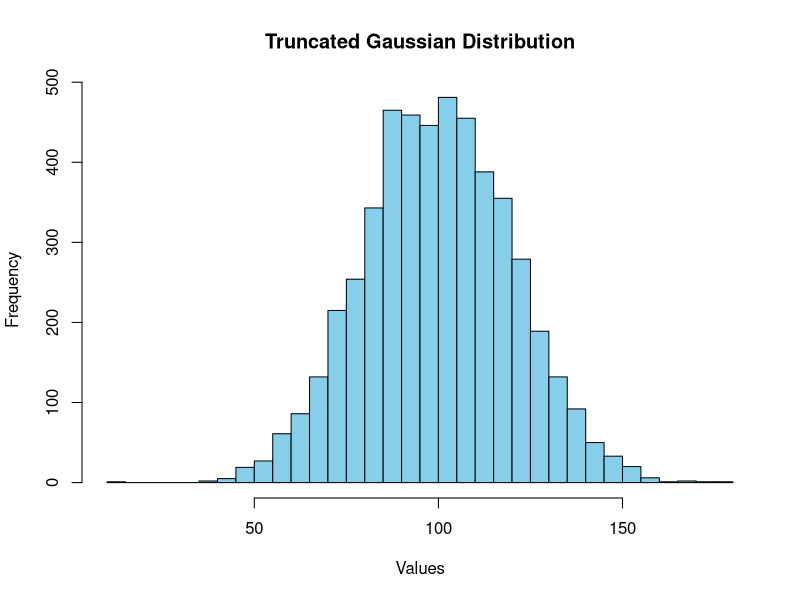
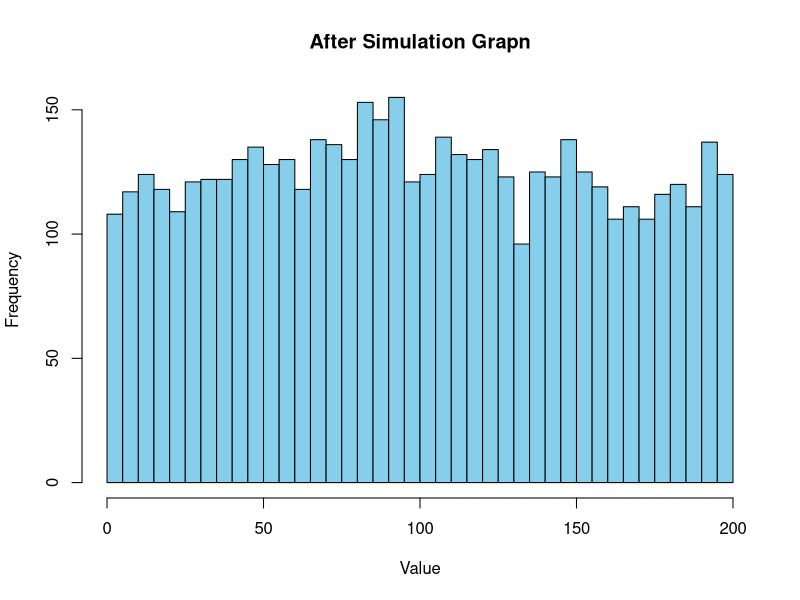
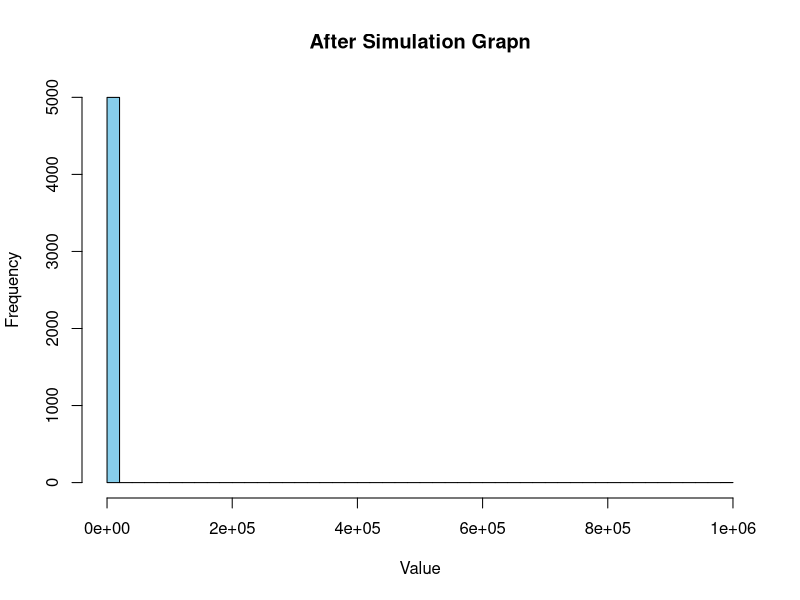
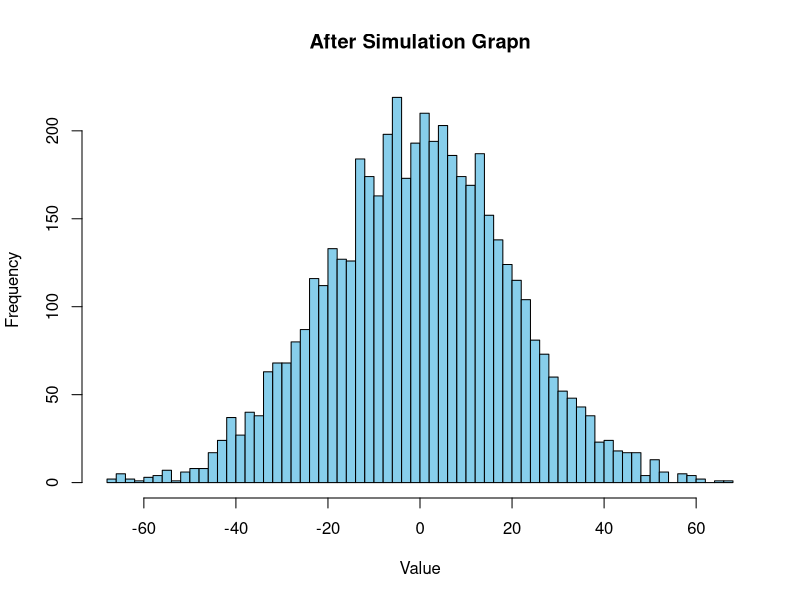

Recreate these plots in R, in order.
## ---- chunk 1
# Function to calculate the likelihood of a value being greater than a threshold
likelihood_above_threshold <- function(mean, sd, threshold) {
  # Use pnorm() to calculate the cumulative probability up to the threshold
  prob_below_threshold <- pnorm(threshold, mean = mean, sd = sd)
  
  # Probability above the threshold is 1 minus the cumulative probability
  prob_above_threshold <- 1 - prob_below_threshold
  
  return(prob_above_threshold)
}

# Example: Calculate the likelihood of wealth above 200 in a population with mean 100 and SD 20
mean_wealth <- 100
sd_wealth <- 20
threshold <- 200

likelihood <- likelihood_above_threshold(mean_wealth, sd_wealth, threshold)
print(likelihood)
## ---- chunk 2
N  <- 5000 # Population.
MU <- 100. # Mean of the Population
std_dev <- MU/5 # Standard deviation
min_limit <- 0  # Minimum value
max_limit <- 200  # Maximum value
library(truncnorm)
population <- rtruncnorm(N, a = min_limit, b = max_limit, mean = MU, sd = std_dev)
hist(population, breaks = 50, main = "Truncated Gaussian Distribution", 
     xlab = "Values", col = "skyblue")
## ---- chunk 3
round_population <- round(population)


anyone <- function(round_population){
  sample(1:length(round_population), 2)
}

random_split <- function(x,y) {
  # Sum them up
  pot <- x+y
  #how to share
  part1 <- sample(0:pot, 1)
  #calcutlating the  split 
  part2 <- pot - part1
  #adding the while loop after means that the parts have to be reshuffled at least once, else the while wouldnt get activated
 while (part1 > 200 || part2 > 200 || (part1 == 0 && part2 == 0)) {
    part1 <- sample(0:pot, 1)  # Randomly assign part1
    part2 <- pot - part1  # The remainder goes to part2
  }
  return(c(part1, part2))
}

simulation <- function(round_population,repetitions) {
  for (i in 1:repetitions) {
      selected_people <- anyone(round_population)
      #getting the people for trading
      person1 <- round_population[selected_people[1]]
      person2 <- round_population[selected_people[2]]
      #making the new wealth distribution between those two
      new_wealth <- random_split(person1, person2)
      #overwriting the old bank statement with the new one
      round_population[selected_people[1]] <- new_wealth[1]
      round_population[selected_people[2]] <- new_wealth[2]
      
  }
  return(round_population)
}

repetitions <- 10000

final_population <- simulation(round_population, repetitions)

hist(final_population, breaks = 50, main = "After Simulation Grapn", xlab = "Value", col = "skyblue")
## ---- chunk 4

N  <- 5000 # Population.
MU <- 100. # Mean of the Population
std_dev <- MU/5 # Standard deviation

population <- rnorm(N, mean = MU, sd = std_dev)
round_population <- round(population)


anyone <- function(round_population){
  population <- population + 1000
  sample(0:2000, 2) 
  population <- population - 1000
}

random_split <- function(x,y) {
  # Sum them up
  pot <- x+y+1000
  #how to share
  part1 <- sample(0:pot, 1)
  part1 <- part1-1000
  #calcutlating the  split 
  part2 <- pot - part1

  pcf <- -(part1+part2)/2

 while (part1 < -1000 || part2 < -1000 || (part1 == 0 && part2 == 0)) {
    part1 <- sample(0:pot, 1)# Randomly assign part1
    part1 <- part1-1000
    part2 <- pot - part1  # The remainder goes to part2
  }
  return(c(part1, part2))
  
  while (part1 < -1000 || part2 < -1000 || (part1 == 0 && part2 == 0)) {
    part1 <- sample(0:pot, 1)# Randomly assign part1
    part1 <- part1-1000
    part2 <- pot - part1  # The remainder goes to part2
  }
  return(c(part1, part2))
}

simulation <- function(round_population,repetitions) {
  for (i in 1:repetitions) {
      selected_people <- anyone(round_population)
      #getting the people for trading
      person1 <- round_population[selected_people[1]]
      person2 <- round_population[selected_people[2]]
      #making the new wealth distribution between those two
      new_wealth <- random_split(person1, person2)
      #overwriting the old bank statement with the new one
      round_population[selected_people[1]] <- new_wealth[1]
      round_population[selected_people[2]] <- new_wealth[2]
      
  }
  return(round_population)
}

repetitions <- 1000

final_population <- simulation(round_population, repetitions)

hist(final_population, breaks = 50, main = "After Simulation Grapn", xlab = "Value", col = "skyblue")
## ---- chunk 5
random_split <- function(x,y) {
  # Sum them up
  pot <- x+y
  #how to share
  part1 <- sample(-1000:pot, 1)
  #calcutlating the  split 
  part2 <- pot - part1

  pcf <- -(part1+part2)/2

 while (part1 < pcf || part2 < pcf || (part1 == 0 && part2 == 0)) {
    part1 <- sample(-1000:pot, 1)  # Randomly assign part1
    part2 <- pot - part1  # The remainder goes to part2
  }
  return(c(part1, part2))
}

random_split(100,100)
## ---- chunk 6
anyone <- function(round_population){
  sample(round_population,2)
  #runif(1, min = -1000, max = 1000) 
}

random_split <- function(x,y) {
  # Sum them up
  pot <- x+y
  #how to share
  part1 <- sample(-1000:pot, 1)
  #calcutlating the  split 
  part2 <- pot - part1

  pcf <- -(part1+part2)/2

 while (part1 < pcf || part2 < pcf || (part1 == 0 && part2 == 0)) {
    part1 <- sample(-1000:pot, 1)  # Randomly assign part1
    part2 <- pot - part1  # The remainder goes to part2
  }
  return(c(part1, part2))
}

random_split(100,100)

selected_people <- anyone(round_population)      
#getting the people for trading
person1 <- round_population[selected_people[1]]
person2 <- round_population[selected_people[2]]
#making the new wealth distribution between those two
new_wealth <- random_split(person1, person2)
#overwriting the old bank statement with the new one
round_population[selected_people[1]] <- new_wealth[1]
round_population[selected_people[2]] <- new_wealth[2]
## ---- chunk 7
random_split <- function(x,y) {
  # Sum them up
  pot <- x+y
  #how to share
  part1 <- sample(-pot:pot, 1)
  #calcutlating the  split 
  part2 <- pot - part1
  
  pcf <- -abs(part1+part2)/2

 while (part1 < pcf || part2 < pcf || (part1 == 0 && part2 == 0)) {
    part1 <- sample(-pot:pot, 1)  # Randomly assign part1
    part2 <- pot - part1  # The remainder goes to part2
  }
  return(c(part1, part2))
}
random_split(100,100)
## ---- chunk 8
random_split <- function(x,y) {
  # Sum them up
  pot <- x+y
  #how to share
  part1 <- sample(-pot:pot, 1)
  #calcutlating the  split 
  part2 <- pot - part1
  
  too_small <- -abs(part1+part2)/2
  too_big <- part1+part2+(part1+part2)/2
  too_big}
random_split(100,100)

## ---- chunk 9
N  <- 5000 # Population.
MU <- 0 # Mean of the Population
std_dev <- 20 # Standard deviation

population <- rnorm(N, mean = MU, sd = std_dev)
population[population == 0] <- sample(c(-1, 1), length(population[population == 0]), replace = TRUE)
round_population <- round(population)

anyone <- function(round_population){
  sample(seq_along(round_population), 2)
}
anyone(round_population)
random_split <- function(x,y){
  # Sum them up
  pot <- x+y
  if(pot == 0){
    pot <- x
  }
  #how to share
  part1 <- sample(-pot:pot, 1)
  #calcutlating the  split 
  part2 <- pot - part1
  
  too_small <- -abs(part1 + part2) / 2
  too_big <- part1 + part2 + (part1+part2) / 2
  too_big

 while (part1 < too_small || part2 < too_small || 
       (part1 == 0 && part2 == 0) || 
       (part1 > too_big) || (part2 > too_big)) {
  part1 <- sample(-pot:pot, 1)  # Randomly assign part1
  part2 <- pot - part1 
  }
  return(c(part1, part2))
}

random_split(50,-50)

simulation <- function(x,y) 
  {
  for (i in 1:y) {
      selected_people <- anyone(x)
      #getting the people for trading
      person1 <- round_population[selected_people[1]]
      person2 <- round_population[selected_people[2]]
      #making the new wealth distribution between those two
      new_wealth <- random_split(person1, person2)
      #overwriting the old bank statement with the new one
      round_population[selected_people[1]] <- new_wealth[1]
      round_population[selected_people[2]] <- new_wealth[2]
  }
  return(round_population)
}

repetitions <- 10

#final_population <- simulation(round_population, repetitions)

#final_population

hist(round_population, breaks = 50, main = "After Simulation Grapn", xlab = "Value", col = "skyblue")
